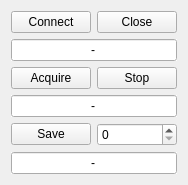
   <widget class="QWidget" name="gridLayoutWidget">
    <property name="geometry">
     <rect>
      <x>40</x>
      <y>80</y>
      <width>161</width>
      <height>160</height>
     </rect>
    </property>
    <layout class="QGridLayout" name="gridLayout">
     <item row="0" column="0">
      <widget class="QPushButton" name="connect_button">
       <property name="styleSheet">
        <string notr="true"/>
       </property>
       <property name="locale">
        <locale language="English" country="UnitedKingdom"/>
       </property>
       <property name="text">
        <string>Connect</string>
       </property>
      </widget>
     </item>
     <item row="2" column="1">
      <widget class="QPushButton" name="stop_button">
       <property name="styleSheet">
        <string notr="true"/>
       </property>
       <property name="text">
        <string>Stop</string>
       </property>
      </widget>
     </item>
     <item row="4" column="0">
      <widget class="QPushButton" name="save_button">
       <property name="maximumSize">
        <size>
         <width>16777215</width>
         <height>16777215</height>
        </size>
       </property>
       <property name="styleSheet">
        <string notr="true"/>
       </property>
       <property name="locale">
        <locale language="English" country="UnitedKingdom"/>
       </property>
       <property name="text">
        <string>Save</string>
       </property>
      </widget>
     </item>
     <item row="2" column="0">
      <widget class="QPushButton" name="acquire_button">
       <property name="maximumSize">
        <size>
         <width>16777215</width>
         <height>16777215</height>
        </size>
       </property>
       <property name="styleSheet">
        <string notr="true"/>
       </property>
       <property name="locale">
        <locale language="English" country="UnitedKingdom"/>
       </property>
       <property name="text">
        <string>Acquire</string>
       </property>
      </widget>
     </item>
     <item row="5" column="0" colspan="2">
      <widget class="QLineEdit" name="resultfile_Edit">
       <property name="sizePolicy">
        <sizepolicy hsizetype="Preferred" vsizetype="Preferred">
         <horstretch>0</horstretch>
         <verstretch>0</verstretch>
        </sizepolicy>
       </property>
       <property name="minimumSize">
        <size>
         <width>0</width>
         <height>0</height>
        </size>
       </property>
       <property name="autoFillBackground">
        <bool>true</bool>
       </property>
       <property name="styleSheet">
        <string notr="true"/>
       </property>
       <property name="locale">
        <locale language="English" country="UnitedKingdom"/>
       </property>
       <property name="text">
        <string>-</string>
       </property>
       <property name="alignment">
        <set>Qt::AlignCenter</set>
       </property>
      </widget>
     </item>
     <item row="4" column="1">
      <widget class="QSpinBox" name="filecounter_spinBox"/>
     </item>
     <item row="0" column="1">
      <widget class="QPushButton" name="close_button">
       <property name="maximumSize">
        <size>
         <width>16777215</width>
         <height>16777215</height>
        </size>
       </property>
       <property name="styleSheet">
        <string notr="true"/>
       </property>
       <property name="locale">
        <locale language="English" country="UnitedKingdom"/>
       </property>
       <property name="text">
        <string>Close</string>
       </property>
      </widget>
     </item>
     <item row="3" column="0" colspan="2">
      <widget class="QLineEdit" name="status_Edit">
       <property name="autoFillBackground">
        <bool>true</bool>
       </property>
       <property name="styleSheet">
        <string notr="true"/>
       </property>
       <property name="locale">
        <locale language="English" country="UnitedKingdom"/>
       </property>
       <property name="text">
        <string>-</string>
       </property>
       <property name="alignment">
        <set>Qt::AlignCenter</set>
       </property>
      </widget>
     </item>
     <item row="1" column="0" colspan="2">
      <widget class="QLineEdit" name="connected_Edit">
       <property name="autoFillBackground">
        <bool>true</bool>
       </property>
       <property name="styleSheet">
        <string notr="true"/>
       </property>
       <property name="locale">
        <locale language="English" country="UnitedKingdom"/>
       </property>
       <property name="text">
        <string>-</string>
       </property>
       <property name="alignment">
        <set>Qt::AlignCenter</set>
       </property>
      </widget>
     </item>
    </layout>
   </widget>
